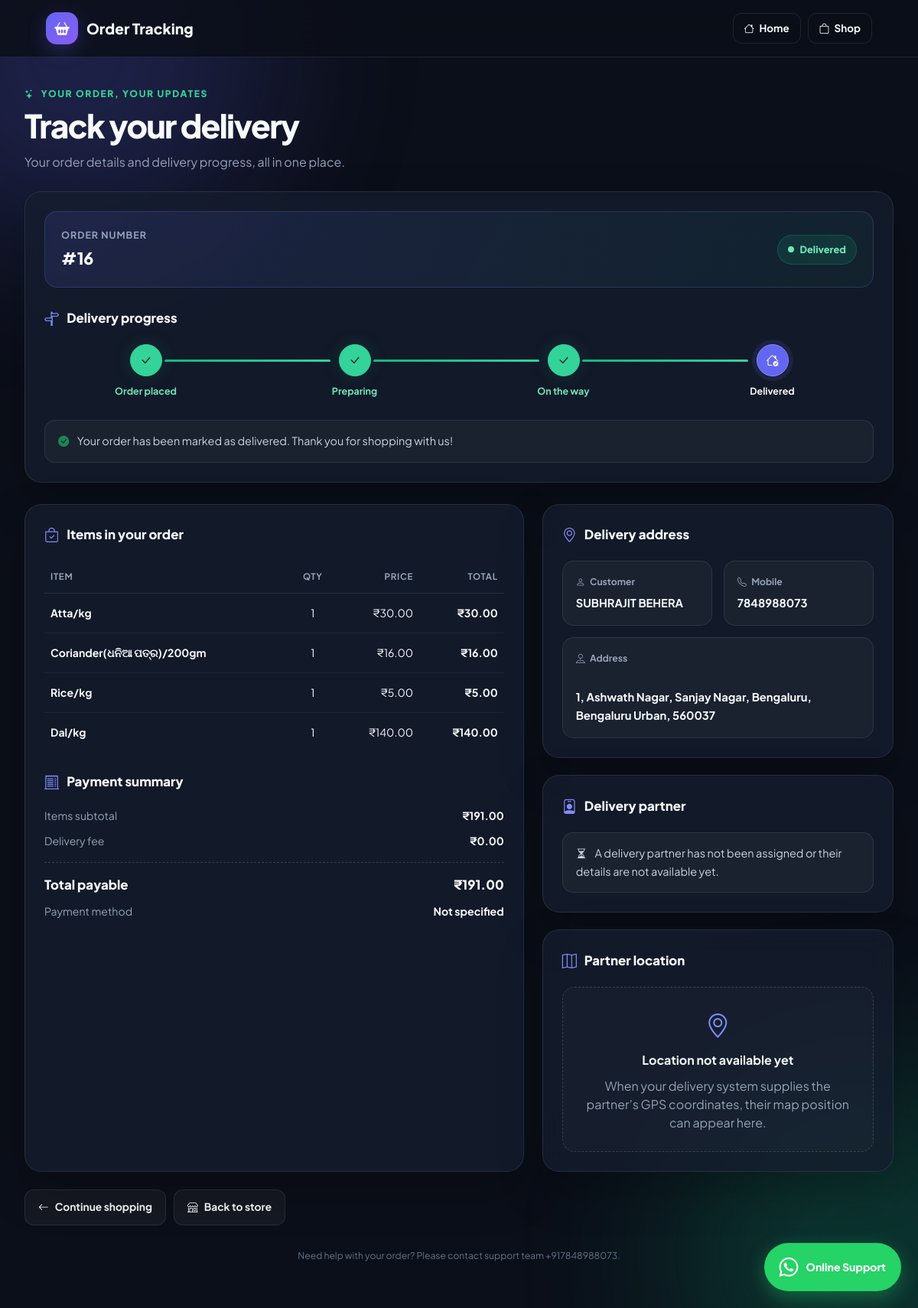
Page /track/16 on the committed database.
### tables this page shows
CREATE TABLE orders (
                    id INTEGER PRIMARY KEY AUTOINCREMENT,
                    customer_name TEXT NOT NULL,
                    customer_address TEXT NOT NULL,
                    mobile TEXT NOT NULL,
                    date TEXT NOT NULL,
                    status TEXT DEFAULT 'Pending', delivery_partner_id INTEGER);

### app.py (the view)
@app.route("/track/<int:order_id>")
def track_order(order_id):
    conn = get_db_connection()
    c = conn.cursor()
    c.execute("""
        SELECT
            id,
            customer_name,
            customer_address,
            mobile,
            date,
            COALESCE(status, 'Pending')
        FROM orders
        WHERE id = ?
    """, (order_id,))
    order_row = c.fetchone()
    if not order_row:
        conn.close()
        return "Order not found", 404
    c.execute("""
        SELECT
            COALESCE(items.name, 'Deleted item'),
            order_items.quantity,
            COALESCE(items.price, 0),
            COALESCE(order_items.quantity * items.price, 0)
        FROM order_items
        LEFT JOIN items
            ON order_items.item_id = items.id
        WHERE order_items.order_id = ?
        ORDER BY order_items.id
    """, (order_id,))
    item_rows = c.fetchall()
    conn.close()
    items = [
        {
            "name": row[0],
            "quantity": row[1],
            "price": row[2],
            "subtotal": row[3]
        }
        for row in item_rows
    ]
    subtotal = sum(item["subtotal"] or 0 for item in items)
    delivery_fee = 30 if 0 < subtotal < 150 else 0
    total = subtotal + delivery_fee
    status = order_row[5]
    if status == "Pending":
        display_status = "Order Placed"
    elif status == "In Progress":
        display_status = "Preparing"
    elif status == "Completed":
        display_status = "Delivered"
    else:
        display_status = status
    order = {
        "id": order_row[0],
        "order_number": order_row[0],
        "name": order_row[1],
        "house_landmark": "",
        "address": order_row[2],
        "mobile": order_row[3],
        "date": order_row[4],
        "status": display_status,
        "subtotal": subtotal,
        "delivery_fee": delivery_fee,
        "total": total,
        "payment_method": "Not specified"
    }
    partner = None
    return render_template(
        "track.html",
        order=order,
        items=items,
        partner=partner
    )

### app.py (called while the page is built)
def get_db_connection():
    conn = sqlite3.connect(DB_NAME)
    return conn

### templates/track.html (shortened to what this page needs)
<!DOCTYPE html>
<html lang="en">
<head>
    <link href="https://cdn.jsdelivr.net/npm/bootstrap@5.3.0/dist/css/bootstrap.min.css" rel="stylesheet">
    <link href="https://cdn.jsdelivr.net/npm/bootstrap-icons@1.11.1/font/bootstrap-icons.css" rel="stylesheet">
</head>
<body>
<div class="ambient" aria-hidden="true">
    <div class="blob one"></div>
    <div class="blob two"></div>
</div>
<header class="topbar">
    <div class="brand">
        <span class="brand-icon"><i class="bi bi-basket2-fill"></i></span>
        <span>Order Tracking</span>
    </div>
    <nav class="top-actions">
        <a href="{{ url_for('index') }}"><i class="bi bi-house me-1"></i> Home</a>
        <a href="/"><i class="bi bi-bag me-1"></i> Shop</a>
    </nav>
</header>
<main>
    <div class="page-heading">
        <div class="eyebrow"><i class="bi bi-stars me-1"></i> Your order, your updates</div>
        <h1>Track your delivery</h1>
        <p class="subheading">Your order details and delivery progress, all in one place.</p>
    </div>
    {% set order_status = (order.status if order and order.status else 'Order Placed')|lower %}
    {% set current_step = 0 %}
    {% if 'confirm' in order_status or 'process' in order_status or 'prepar' in order_status %}
        {% set current_step = 1 %}
    {% elif 'ready' in order_status or 'picked' in order_status or 'transit' in order_status or 'ship' in order_status or 'out for delivery' in order_status %}
        {% set current_step = 2 %}
    {% elif 'deliver' in order_status or 'complete' in order_status %}
        {% set current_step = 3 %}
    {% endif %}
    <section class="panel">
        <div class="order-banner">
            <div>
                <div class="order-label">Order number</div>
                <div class="order-number">
                    #{{ order.order_number if order and order.order_number else order.id if order and order.id else 'Not available' }}
                </div>
            </div>
            <div class="status-pill">
                <span class="status-dot"></span>
                {{ order.status if order and order.status else 'Order Placed' }}
            </div>
        </div>
        <div class="panel-title"><i class="bi bi-signpost-split"></i> Delivery progress</div>
        <div class="progress-track">
            {% set steps = [
                ('Order placed', 'bi-receipt'),
                ('Preparing', 'bi-box-seam'),
                ('On the way', 'bi-bicycle'),
                ('Delivered', 'bi-house-check')
            ] %}
            {% for step in steps %}
            <div class="progress-step {% if loop.index0 < current_step %}complete{% elif loop.index0 == current_step %}current{% endif %}">
                <div class="step-icon">
                    {% if loop.index0 < current_step %}
                        <i class="bi bi-check-lg"></i>
                    {% else %}
                        <i class="bi {{ step[1] }}"></i>
                    {% endif %}
                </div>
                <div>{{ step[0] }}</div>
            </div>
            {% endfor %}
        </div>
        <div class="status-message">
            {% if current_step == 3 %}
                <i class="bi bi-check-circle-fill text-success me-2"></i>
                Your order has been marked as delivered. Thank you for shopping with us!
            {% elif current_step == 2 %}
                <i class="bi bi-bicycle me-2" style="color: var(--primary)"></i>
                Your order is on its way. Check the delivery partner section below for contact and location information, if available.
            {% elif current_step == 1 %}
                <i class="bi bi-box-seam me-2" style="color: var(--primary)"></i>
                Your order is being prepared. We’ll show delivery information here when it is provided by your store.
            {% else %}
                <i class="bi bi-check-circle me-2" style="color: var(--green)"></i>
                Your order has been received. The next updates will appear here when your order status changes.
            {% endif %}
        </div>
    </section>
    <div class="row g-4 mt-1">
        <div class="col-12 col-lg-7">
            <section class="panel h-100">
                <div class="panel-title"><i class="bi bi-bag-check"></i> Items in your order</div>
                {% if items %}
                <div class="table-responsive">
                    <table class="items-table">
                        <thead>
                            <tr>
                                <th>Item</th>
                                <th class="text-center">Qty</th>
                                <th class="text-end">Price</th>
                                <th class="text-end">Total</th>
                            </tr>
                        </thead>
                        <tbody>
                            {% for item in items %}
                            <tr>
                                <td>
                                    <div class="item-name">
                                        {{ item.name if item.name is defined else item[1] if item is sequence else 'Item' }}
                                    </div>
                                </td>
                                <td class="text-center">
                                    {{ item.quantity if item.quantity is defined else item.qty if item.qty is defined else item[3] if item is sequence else 1 }}
                                </td>
                                <td class="text-end">
                                    ₹{{ "%.2f"|format(item.price if item.price is defined else item[2] if item is sequence else 0) }}
                                </td>
                                <td class="text-end fw-bold">
                                    {% if item.subtotal is defined %}
                                        ₹{{ "%.2f"|format(item.subtotal) }}
                                    {% elif item.price is defined and item.quantity is defined %}
                                        ₹{{ "%.2f"|format(item.price * item.quantity) }}
                                    {% elif item is sequence %}
                                        ₹{{ "%.2f"|format(item[2] * item[3]) }}
                                    {% else %}
                                        —
                                    {% endif %}
                                </td>
                            </tr>
                            {% endfor %}
                        </tbody>
                    </table>
                </div>
                {% else %}
                    <div class="status-message">Item details have not been provided for this order.</div>
                {% endif %}
                <div class="panel-title mt-4"><i class="bi bi-receipt-cutoff"></i> Payment summary</div>
                <div class="summary-line">
                    <span>Items subtotal</span>
                    <strong>₹{{ "%.2f"|format(order.subtotal if order and order.subtotal is defined else 0) }}</strong>
                </div>
                <div class="summary-line">
                    <span>Delivery fee</span>
                    <strong>₹{{ "%.2f"|format(order.delivery_fee if order and order.delivery_fee is defined else 0) }}</strong>
                </div>
                <div class="summary-line summary-total">
                    <span>Total payable</span>
                    <strong>₹{{ "%.2f"|format(order.total if order and order.total is defined else 0) }}</strong>
                </div>
                <div class="summary-line">
                    <span>Payment method</span>
                    <strong>{{ order.payment_method if order and order.payment_method else 'Not specified' }}</strong>
                </div>
            </section>
        </div>
        <div class="col-12 col-lg-5">
            <section class="panel">
                <div class="panel-title"><i class="bi bi-geo-alt"></i> Delivery address</div>
                <div class="details-grid">
                    <div class="detail-box">
                        <div class="detail-label"><i class="bi bi-person me-1"></i> Customer</div>
                        <div class="detail-value">{{ order.name if order and order.name else 'Not provided' }}</div>
                    </div>
                    <div class="detail-box">
                        <div class="detail-label"><i class="bi bi-telephone me-1"></i> Mobile</div>
                        <div class="detail-value">{{ order.mobile if order and order.mobile else 'Not provided' }}</div>
                    </div>
                    <div class="detail-box" style="grid-column: 1 / -1;">
                        <div class="detail-label"><i class="bi bi-pin-map me-1"></i> Address</div>
                        <div class="detail-value">
                            {% if order and order.address %}
                                <br>{{ order.address }}
                            {% endif %}
                        </div>
                    </div>
                </div>
            </section>
            <section class="panel">
                <div class="panel-title"><i class="bi bi-person-badge"></i> Delivery partner</div>
                {% if partner and partner.name %}
                <div class="partner-card">
                    <div class="partner-avatar"><i class="bi bi-person-fill"></i></div>
                    <div class="partner-info">
                        <div class="partner-name">{{ partner.name }}</div>
                        <div class="partner-caption">Your assigned delivery partner</div>
                        {% if partner.phone %}
                        <div class="partner-caption mt-2">
                            <i class="bi bi-telephone me-1"></i>{{ partner.phone }}
                        </div>
                        {% endif %}
                    </div>
                    {% if partner.phone %}
                    <a class="call-button" href="tel:{{ partner.phone }}">
                        <i class="bi bi-telephone-fill"></i> Call partner
                    </a>
                    {% endif %}
                </div>
                {% else %}
                <div class="status-message">
                    <i class="bi bi-hourglass-split me-2"></i>
                    A delivery partner has not been assigned or their details are not available yet.
                </div>
                {% endif %}
            </section>
            <section class="panel">
                <div class="panel-title"><i class="bi bi-map"></i> Partner location</div>
                {% if partner and partner.latitude is defined and partner.longitude is defined and partner.latitude is not none and partner.longitude is not none %}
                <div class="map-frame">
                    <iframe
                        title="Delivery partner location map"
                        loading="lazy"
                        src="https://www.openstreetmap.org/export/embed.html?bbox={{ partner.longitude - 0.01 }}%2C{{ partner.latitude - 0.01 }}%2C{{ partner.longitude + 0.01 }}%2C{{ partner.latitude + 0.01 }}&layer=mapnik&marker={{ partner.latitude }}%2C{{ partner.longitude }}">
                    </iframe>
                </div>
                <div class="partner-caption mt-3">
                    <i class="bi bi-geo me-1"></i>
                    Map position is based on the latest coordinates supplied by your delivery system.
                    {% if partner.last_updated %}
                        <br>Last updated: {{ partner.last_updated }}
                    {% endif %}
                </div>
                {% else %}
                <div class="map-placeholder">
                    <i class="bi bi-geo-alt"></i>
                    <strong style="color: var(--white);">Location not available yet</strong>
                    <span>When your delivery system supplies the partner’s GPS coordinates, their map position can appear here.</span>
                </div>
                {% endif %}
            </section>
        </div>
    </div>
    <div class="bottom-actions">
        <a class="action-button" href="{{ url_for('index') }}">
            <i class="bi bi-arrow-left"></i> Continue shopping
        </a>
        <a class="action-button" href="/">
            <i class="bi bi-shop"></i> Back to store
        </a>
    </div>
    <div class="footer-note">
        Need help with your order? Please contact support team +917848988073.
    </div>
</main>
{% set wa_order_number = order.order_number if order and order.order_number else order.id if order and order.id else 'Not available' %}
{% set wa_total = order.total if order and order.total is defined else 0 %}
{% set wa_tracking_link = request.url %}
{% set wa_items = namespace(details='') %}
{% if items %}
    {% for item in items %}
        {% set wa_item_name = item.name if item.name is defined else item[1] if item is sequence else 'Item' %}
        {% set wa_item_qty = item.quantity if item.quantity is defined else item.qty if item.qty is defined else item[3] if item is sequence else 1 %}
        {% set wa_item_price = item.price if item.price is defined else item[2] if item is sequence else 0 %}
        {% set wa_item_total = item.subtotal if item.subtotal is defined else (wa_item_price|float * wa_item_qty|float) %}
        {% set wa_items.details = wa_items.details ~ '\n- ' ~ wa_item_name ~ ' x ' ~ wa_item_qty ~ ' (₹' ~ ('%.2f'|format(wa_item_total|float)) ~ ')' %}
    {% endfor %}
{% else %}
    {% set wa_items.details = '\nItem details not available' %}
{% endif %}
{% set wa_message = 'Hello, I need help with my order.\n\nOrder Number: #' ~ wa_order_number ~ '\n\nItems:' ~ wa_items.details ~ '\n\nTotal Cost: ₹' ~ ('%.2f'|format(wa_total|float)) ~ '\n\nTrack my order: ' ~ wa_tracking_link %}
<a
    href="https://wa.me/917848988073?text={{ wa_message|urlencode }}"
    class="whatsapp-support"
    target="_blank"
    rel="noopener noreferrer"
    aria-label="Contact online support on WhatsApp">
    <i class="bi bi-whatsapp"></i>
    <span>Online Support</span>
</a>
</body>
</html>

### rows in the picture
orders: customer_name "SUBHRAJIT BEHERA", mobile "7848988073", address "1, Ashwath Nagar, Sanjay Nagar, Bengaluru, Bengaluru Urban, 560037"

### other values in the picture
{{ order.status if order and order.status else 'Order Placed' }} "Delivered"
{{ step[0] }} "Order placed" "Preparing" "On the way" "Delivered"
{{ "%.2f"|format(item.subtotal) }} "30.00" "16.00" "5.00" "140.00"
{{ "%.2f"|format(order.total if order and order.total is defined else 0) }} "191.00"
